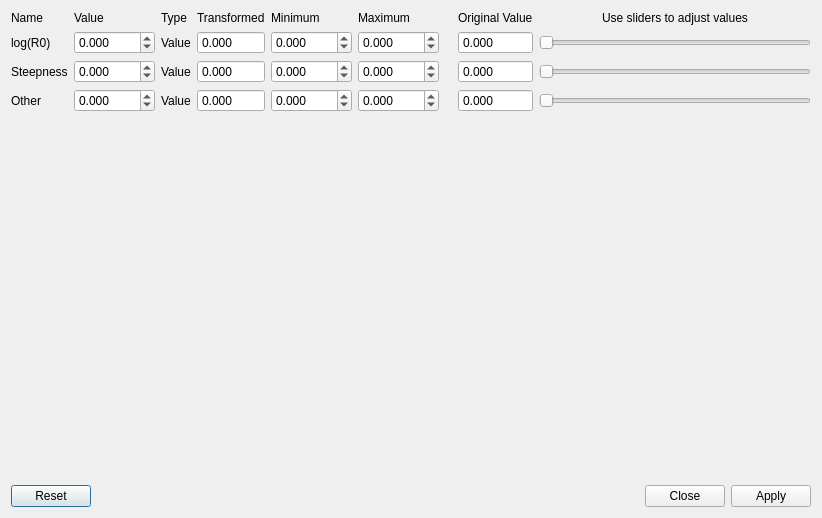
<?xml version="1.0" encoding="UTF-8"?>
<ui version="4.0">
 <class>srEquationDialog</class>
 <widget class="QDialog" name="srEquationDialog">
  <property name="geometry">
   <rect>
    <x>0</x>
    <y>0</y>
    <width>815</width>
    <height>518</height>
   </rect>
  </property>
  <property name="windowTitle">
   <string>Dialog</string>
  </property>
  <layout class="QVBoxLayout" name="verticalLayout">
   <item>
    <layout class="QGridLayout" name="gridLayout_sliders">
     <item row="3" column="1">
      <widget class="QDoubleSpinBox" name="doubleSpinBox_3_value">
       <property name="decimals">
        <number>3</number>
       </property>
       <property name="minimum">
        <double>-2000.000000000000000</double>
       </property>
       <property name="maximum">
        <double>2000.000000000000000</double>
       </property>
      </widget>
     </item>
     <item row="0" column="0">
      <widget class="QLabel" name="label_name">
       <property name="text">
        <string>Name</string>
       </property>
      </widget>
     </item>
     <item row="0" column="8">
      <widget class="QLabel" name="label_sliders">
       <property name="text">
        <string>Use sliders to adjust values</string>
       </property>
       <property name="alignment">
        <set>Qt::AlignCenter</set>
       </property>
      </widget>
     </item>
     <item row="0" column="4">
      <widget class="QLabel" name="label_min">
       <property name="text">
        <string>Minimum</string>
       </property>
      </widget>
     </item>
     <item row="1" column="4">
      <widget class="QDoubleSpinBox" name="doubleSpinBox_1_min">
       <property name="readOnly">
        <bool>false</bool>
       </property>
       <property name="buttonSymbols">
        <enum>QAbstractSpinBox::UpDownArrows</enum>
       </property>
       <property name="decimals">
        <number>3</number>
       </property>
       <property name="minimum">
        <double>-2000.000000000000000</double>
       </property>
       <property name="maximum">
        <double>2000.000000000000000</double>
       </property>
      </widget>
     </item>
     <item row="1" column="0">
      <widget class="QLabel" name="label_1_name">
       <property name="text">
        <string>log(R0)</string>
       </property>
      </widget>
     </item>
     <item row="0" column="2">
      <widget class="QLabel" name="label_type">
       <property name="text">
        <string>Type</string>
       </property>
      </widget>
     </item>
     <item row="0" column="3">
      <widget class="QLabel" name="label_trans">
       <property name="text">
        <string>Transformed</string>
       </property>
      </widget>
     </item>
     <item row="0" column="1">
      <widget class="QLabel" name="label_value">
       <property name="text">
        <string>Value</string>
       </property>
      </widget>
     </item>
     <item row="3" column="0">
      <widget class="QLabel" name="label_3_name">
       <property name="text">
        <string>Other</string>
       </property>
      </widget>
     </item>
     <item row="1" column="2">
      <widget class="QLabel" name="label_1_type">
       <property name="text">
        <string>Value</string>
       </property>
      </widget>
     </item>
     <item row="3" column="8">
      <widget class="QSlider" name="horizontalSlider_3">
       <property name="maximum">
        <number>100</number>
       </property>
       <property name="orientation">
        <enum>Qt::Horizontal</enum>
       </property>
      </widget>
     </item>
     <item row="1" column="1">
      <widget class="QDoubleSpinBox" name="doubleSpinBox_1_value">
       <property name="decimals">
        <number>3</number>
       </property>
       <property name="minimum">
        <double>-2000.000000000000000</double>
       </property>
       <property name="maximum">
        <double>2000.000000000000000</double>
       </property>
      </widget>
     </item>
     <item row="1" column="3">
      <widget class="QDoubleSpinBox" name="doubleSpinBox_1_trans">
       <property name="readOnly">
        <bool>true</bool>
       </property>
       <property name="buttonSymbols">
        <enum>QAbstractSpinBox::NoButtons</enum>
       </property>
       <property name="decimals">
        <number>3</number>
       </property>
       <property name="minimum">
        <double>-2000.000000000000000</double>
       </property>
       <property name="maximum">
        <double>2000.000000000000000</double>
       </property>
      </widget>
     </item>
     <item row="1" column="5">
      <widget class="QDoubleSpinBox" name="doubleSpinBox_1_max">
       <property name="readOnly">
        <bool>false</bool>
       </property>
       <property name="buttonSymbols">
        <enum>QAbstractSpinBox::UpDownArrows</enum>
       </property>
       <property name="decimals">
        <number>3</number>
       </property>
       <property name="minimum">
        <double>-2000.000000000000000</double>
       </property>
       <property name="maximum">
        <double>2000.000000000000000</double>
       </property>
      </widget>
     </item>
     <item row="2" column="7">
      <widget class="QDoubleSpinBox" name="doubleSpinBox_2_input">
       <property name="buttonSymbols">
        <enum>QAbstractSpinBox::NoButtons</enum>
       </property>
       <property name="decimals">
        <number>3</number>
       </property>
       <property name="minimum">
        <double>-2000.000000000000000</double>
       </property>
       <property name="maximum">
        <double>2000.000000000000000</double>
       </property>
      </widget>
     </item>
     <item row="3" column="2">
      <widget class="QLabel" name="label_3_type">
       <property name="text">
        <string>Value</string>
       </property>
      </widget>
     </item>
     <item row="0" column="6">
      <widget class="QLabel" name="label">
       <property name="text">
        <string/>
       </property>
      </widget>
     </item>
     <item row="1" column="8">
      <widget class="QSlider" name="horizontalSlider_1">
       <property name="maximum">
        <number>100</number>
       </property>
       <property name="orientation">
        <enum>Qt::Horizontal</enum>
       </property>
      </widget>
     </item>
     <item row="3" column="7">
      <widget class="QDoubleSpinBox" name="doubleSpinBox_3_input">
       <property name="readOnly">
        <bool>true</bool>
       </property>
       <property name="buttonSymbols">
        <enum>QAbstractSpinBox::NoButtons</enum>
       </property>
       <property name="decimals">
        <number>3</number>
       </property>
       <property name="minimum">
        <double>-2000.000000000000000</double>
       </property>
       <property name="maximum">
        <double>2000.000000000000000</double>
       </property>
      </widget>
     </item>
     <item row="2" column="8">
      <widget class="QSlider" name="horizontalSlider_2">
       <property name="maximum">
        <number>100</number>
       </property>
       <property name="orientation">
        <enum>Qt::Horizontal</enum>
       </property>
      </widget>
     </item>
     <item row="3" column="5">
      <widget class="QDoubleSpinBox" name="doubleSpinBox_3_max">
       <property name="decimals">
        <number>3</number>
       </property>
       <property name="minimum">
        <double>-2000.000000000000000</double>
       </property>
       <property name="maximum">
        <double>2000.000000000000000</double>
       </property>
      </widget>
     </item>
     <item row="2" column="5">
      <widget class="QDoubleSpinBox" name="doubleSpinBox_2_max">
       <property name="decimals">
        <number>3</number>
       </property>
       <property name="minimum">
        <double>-2000.000000000000000</double>
       </property>
       <property name="maximum">
        <double>2000.000000000000000</double>
       </property>
      </widget>
     </item>
     <item row="2" column="0">
      <widget class="QLabel" name="label_2_name">
       <property name="text">
        <string>Steepness</string>
       </property>
      </widget>
     </item>
     <item row="1" column="7">
      <widget class="QDoubleSpinBox" name="doubleSpinBox_1_input">
       <property name="readOnly">
        <bool>true</bool>
       </property>
       <property name="buttonSymbols">
        <enum>QAbstractSpinBox::NoButtons</enum>
       </property>
       <property name="decimals">
        <number>3</number>
       </property>
       <property name="minimum">
        <double>-2000.000000000000000</double>
       </property>
       <property name="maximum">
        <double>2000.000000000000000</double>
       </property>
      </widget>
     </item>
     <item row="3" column="4">
      <widget class="QDoubleSpinBox" name="doubleSpinBox_3_min">
       <property name="decimals">
        <number>3</number>
       </property>
       <property name="minimum">
        <double>-2000.000000000000000</double>
       </property>
       <property name="maximum">
        <double>2000.000000000000000</double>
       </property>
      </widget>
     </item>
     <item row="0" column="5">
      <widget class="QLabel" name="label_max">
       <property name="text">
        <string>Maximum</string>
       </property>
      </widget>
     </item>
     <item row="2" column="2">
      <widget class="QLabel" name="label_2_type">
       <property name="text">
        <string>Value</string>
       </property>
      </widget>
     </item>
     <item row="0" column="7">
      <widget class="QLabel" name="label_input">
       <property name="text">
        <string>Original Value</string>
       </property>
      </widget>
     </item>
     <item row="2" column="1">
      <widget class="QDoubleSpinBox" name="doubleSpinBox_2_value">
       <property name="decimals">
        <number>3</number>
       </property>
       <property name="minimum">
        <double>-2000.000000000000000</double>
       </property>
       <property name="maximum">
        <double>2000.000000000000000</double>
       </property>
      </widget>
     </item>
     <item row="2" column="4">
      <widget class="QDoubleSpinBox" name="doubleSpinBox_2_min">
       <property name="decimals">
        <number>3</number>
       </property>
       <property name="minimum">
        <double>-2000.000000000000000</double>
       </property>
       <property name="maximum">
        <double>2000.000000000000000</double>
       </property>
      </widget>
     </item>
     <item row="2" column="3">
      <widget class="QDoubleSpinBox" name="doubleSpinBox_2_trans">
       <property name="readOnly">
        <bool>true</bool>
       </property>
       <property name="buttonSymbols">
        <enum>QAbstractSpinBox::NoButtons</enum>
       </property>
       <property name="decimals">
        <number>3</number>
       </property>
       <property name="minimum">
        <double>-2000.000000000000000</double>
       </property>
       <property name="maximum">
        <double>2000.000000000000000</double>
       </property>
      </widget>
     </item>
     <item row="3" column="3">
      <widget class="QDoubleSpinBox" name="doubleSpinBox_3_trans">
       <property name="readOnly">
        <bool>true</bool>
       </property>
       <property name="buttonSymbols">
        <enum>QAbstractSpinBox::NoButtons</enum>
       </property>
       <property name="decimals">
        <number>3</number>
       </property>
       <property name="minimum">
        <double>-2000.000000000000000</double>
       </property>
       <property name="maximum">
        <double>2000.000000000000000</double>
       </property>
      </widget>
     </item>
    </layout>
   </item>
   <item>
    <layout class="QHBoxLayout" name="horizontalLayout_title">
     <item>
      <widget class="QLabel" name="label_title">
       <property name="maximumSize">
        <size>
         <width>16777215</width>
         <height>40</height>
        </size>
       </property>
       <property name="text">
        <string/>
       </property>
      </widget>
     </item>
    </layout>
   </item>
   <item>
    <spacer name="horizontalSpacer_2">
     <property name="orientation">
      <enum>Qt::Horizontal</enum>
     </property>
     <property name="sizeType">
      <enum>QSizePolicy::Minimum</enum>
     </property>
     <property name="sizeHint" stdset="0">
      <size>
       <width>800</width>
       <height>18</height>
      </size>
     </property>
    </spacer>
   </item>
   <item>
    <layout class="QGridLayout" name="gridLayout">
     <item row="0" column="0" rowspan="2">
      <layout class="QVBoxLayout" name="verticalLayout_graph" stretch=""/>
     </item>
     <item row="0" column="1">
      <spacer name="verticalSpacer">
       <property name="orientation">
        <enum>Qt::Vertical</enum>
       </property>
       <property name="sizeType">
        <enum>QSizePolicy::MinimumExpanding</enum>
       </property>
       <property name="sizeHint" stdset="0">
        <size>
         <width>8</width>
         <height>40</height>
        </size>
       </property>
      </spacer>
     </item>
    </layout>
   </item>
   <item>
    <widget class="QDialogButtonBox" name="buttonBox">
     <property name="toolTip">
      <string>&lt;html&gt;&lt;head/&gt;&lt;body&gt;&lt;p&gt;Reset resets parameter values to data.&lt;/p&gt;&lt;p&gt;Restore Defaults creates sensible parameters.&lt;/p&gt;&lt;p&gt;Apply changes the underlying data values.&lt;/p&gt;&lt;p&gt;Close closes this dialog.&lt;/p&gt;&lt;/body&gt;&lt;/html&gt;</string>
     </property>
     <property name="orientation">
      <enum>Qt::Horizontal</enum>
     </property>
     <property name="standardButtons">
      <set>QDialogButtonBox::Apply|QDialogButtonBox::Close|QDialogButtonBox::Reset</set>
     </property>
     <property name="centerButtons">
      <bool>false</bool>
     </property>
    </widget>
   </item>
  </layout>
 </widget>
 <resources/>
 <connections/>
</ui>
